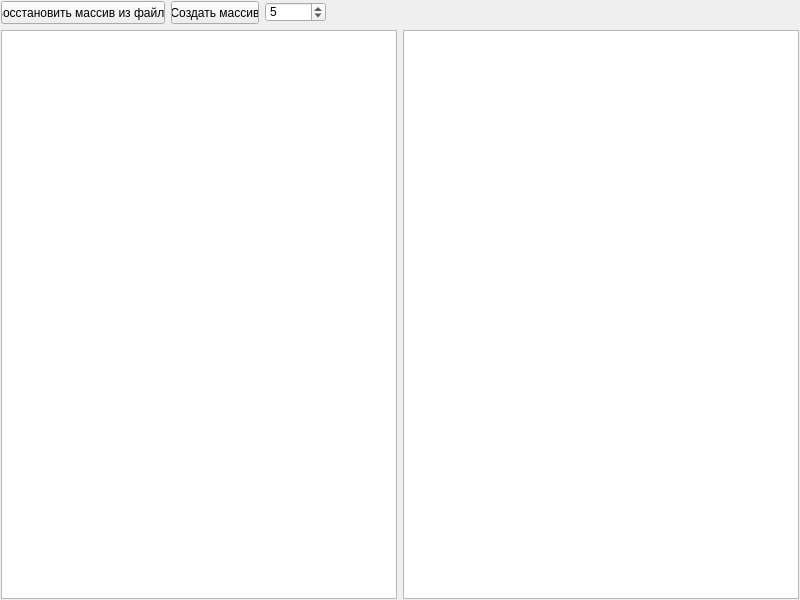
<?xml version="1.0" encoding="UTF-8"?>
<ui version="4.0">
 <class>MainWindow</class>
 <widget class="QMainWindow" name="MainWindow">
  <property name="geometry">
   <rect>
    <x>0</x>
    <y>0</y>
    <width>800</width>
    <height>600</height>
   </rect>
  </property>
  <property name="sizePolicy">
   <sizepolicy hsizetype="Maximum" vsizetype="Maximum">
    <horstretch>0</horstretch>
    <verstretch>0</verstretch>
   </sizepolicy>
  </property>
  <property name="minimumSize">
   <size>
    <width>800</width>
    <height>600</height>
   </size>
  </property>
  <property name="maximumSize">
   <size>
    <width>1280</width>
    <height>720</height>
   </size>
  </property>
  <property name="baseSize">
   <size>
    <width>800</width>
    <height>600</height>
   </size>
  </property>
  <property name="windowTitle">
   <string>MainWindow</string>
  </property>
  <widget class="QWidget" name="centralWidget">
   <property name="maximumSize">
    <size>
     <width>1920</width>
     <height>1080</height>
    </size>
   </property>
   <layout class="QVBoxLayout" name="verticalLayout">
    <property name="leftMargin">
     <number>1</number>
    </property>
    <property name="topMargin">
     <number>1</number>
    </property>
    <property name="rightMargin">
     <number>1</number>
    </property>
    <property name="bottomMargin">
     <number>1</number>
    </property>
    <item>
     <layout class="QHBoxLayout" name="horizontalLayout_2">
      <item>
       <widget class="QPushButton" name="restoreArrBtn">
        <property name="minimumSize">
         <size>
          <width>164</width>
          <height>23</height>
         </size>
        </property>
        <property name="maximumSize">
         <size>
          <width>164</width>
          <height>23</height>
         </size>
        </property>
        <property name="text">
         <string>Восстановить массив из файла</string>
        </property>
        <property name="default">
         <bool>false</bool>
        </property>
        <property name="flat">
         <bool>false</bool>
        </property>
       </widget>
      </item>
      <item>
       <widget class="QPushButton" name="createArrBtn">
        <property name="maximumSize">
         <size>
          <width>88</width>
          <height>23</height>
         </size>
        </property>
        <property name="text">
         <string>Создать массив</string>
        </property>
        <property name="default">
         <bool>false</bool>
        </property>
       </widget>
      </item>
      <item>
       <widget class="QSpinBox" name="spinBox">
        <property name="enabled">
         <bool>true</bool>
        </property>
        <property name="minimumSize">
         <size>
          <width>61</width>
          <height>20</height>
         </size>
        </property>
        <property name="maximumSize">
         <size>
          <width>61</width>
          <height>20</height>
         </size>
        </property>
        <property name="maximum">
         <number>10000</number>
        </property>
        <property name="value">
         <number>5</number>
        </property>
       </widget>
      </item>
      <item>
       <spacer name="horizontalSpacer">
        <property name="orientation">
         <enum>Qt::Horizontal</enum>
        </property>
        <property name="sizeHint" stdset="0">
         <size>
          <width>13</width>
          <height>17</height>
         </size>
        </property>
       </spacer>
      </item>
     </layout>
    </item>
    <item>
     <layout class="QHBoxLayout" name="horizontalLayout">
      <item>
       <widget class="QTableWidget" name="tableWidget"/>
      </item>
      <item>
       <widget class="QTextEdit" name="textEdit">
        <property name="font">
         <font>
          <pointsize>12</pointsize>
         </font>
        </property>
        <property name="readOnly">
         <bool>true</bool>
        </property>
       </widget>
      </item>
     </layout>
    </item>
   </layout>
  </widget>
  <widget class="QMenuBar" name="menuBar">
   <property name="geometry">
    <rect>
     <x>0</x>
     <y>0</y>
     <width>800</width>
     <height>21</height>
    </rect>
   </property>
  </widget>
 </widget>
 <layoutdefault spacing="6" margin="11"/>
 <resources/>
 <connections/>
</ui>
